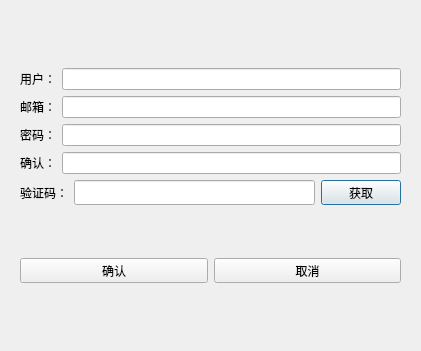
<?xml version="1.0" encoding="UTF-8"?>
<ui version="4.0">
 <class>RegisterDialog</class>
 <widget class="QDialog" name="RegisterDialog">
  <property name="geometry">
   <rect>
    <x>0</x>
    <y>0</y>
    <width>421</width>
    <height>351</height>
   </rect>
  </property>
  <property name="windowTitle">
   <string>Dialog</string>
  </property>
  <layout class="QVBoxLayout" name="verticalLayout_2">
   <item>
    <layout class="QVBoxLayout" name="verticalLayout">
     <item>
      <widget class="QStackedWidget" name="stackedWidget">
       <widget class="QWidget" name="page">
        <layout class="QVBoxLayout" name="verticalLayout_3">
         <item>
          <spacer name="verticalSpacer">
           <property name="orientation">
            <enum>Qt::Orientation::Vertical</enum>
           </property>
           <property name="sizeHint" stdset="0">
            <size>
             <width>20</width>
             <height>40</height>
            </size>
           </property>
          </spacer>
         </item>
         <item>
          <layout class="QHBoxLayout" name="horizontalLayout">
           <item>
            <widget class="QLabel" name="user_label">
             <property name="maximumSize">
              <size>
               <width>16777215</width>
               <height>25</height>
              </size>
             </property>
             <property name="text">
              <string>用户：</string>
             </property>
            </widget>
           </item>
           <item>
            <widget class="QLineEdit" name="user_edit">
             <property name="maximumSize">
              <size>
               <width>16777215</width>
               <height>25</height>
              </size>
             </property>
            </widget>
           </item>
          </layout>
         </item>
         <item>
          <layout class="QHBoxLayout" name="horizontalLayout_2">
           <item>
            <widget class="QLabel" name="email_label">
             <property name="maximumSize">
              <size>
               <width>16777215</width>
               <height>25</height>
              </size>
             </property>
             <property name="text">
              <string>邮箱：</string>
             </property>
            </widget>
           </item>
           <item>
            <widget class="QLineEdit" name="email_edit">
             <property name="maximumSize">
              <size>
               <width>16777215</width>
               <height>25</height>
              </size>
             </property>
            </widget>
           </item>
          </layout>
         </item>
         <item>
          <layout class="QHBoxLayout" name="horizontalLayout_3">
           <item>
            <widget class="QLabel" name="pass_label">
             <property name="maximumSize">
              <size>
               <width>16777215</width>
               <height>25</height>
              </size>
             </property>
             <property name="text">
              <string>密码：</string>
             </property>
            </widget>
           </item>
           <item>
            <widget class="QLineEdit" name="pass_edit">
             <property name="maximumSize">
              <size>
               <width>16777215</width>
               <height>25</height>
              </size>
             </property>
            </widget>
           </item>
          </layout>
         </item>
         <item>
          <layout class="QHBoxLayout" name="horizontalLayout_5">
           <item>
            <widget class="QLabel" name="label">
             <property name="maximumSize">
              <size>
               <width>16777215</width>
               <height>25</height>
              </size>
             </property>
             <property name="text">
              <string>确认：</string>
             </property>
            </widget>
           </item>
           <item>
            <widget class="QLineEdit" name="edit">
             <property name="maximumSize">
              <size>
               <width>16777215</width>
               <height>25</height>
              </size>
             </property>
            </widget>
           </item>
          </layout>
         </item>
         <item>
          <layout class="QHBoxLayout" name="horizontalLayout_6">
           <item>
            <widget class="QLabel" name="verify_label">
             <property name="maximumSize">
              <size>
               <width>16777215</width>
               <height>25</height>
              </size>
             </property>
             <property name="text">
              <string>验证码：</string>
             </property>
            </widget>
           </item>
           <item>
            <widget class="QLineEdit" name="verify_edit">
             <property name="maximumSize">
              <size>
               <width>16777215</width>
               <height>25</height>
              </size>
             </property>
            </widget>
           </item>
           <item>
            <widget class="QPushButton" name="get_code">
             <property name="maximumSize">
              <size>
               <width>16777215</width>
               <height>25</height>
              </size>
             </property>
             <property name="text">
              <string>获取</string>
             </property>
            </widget>
           </item>
          </layout>
         </item>
         <item>
          <spacer name="verticalSpacer_2">
           <property name="orientation">
            <enum>Qt::Orientation::Vertical</enum>
           </property>
           <property name="sizeHint" stdset="0">
            <size>
             <width>20</width>
             <height>40</height>
            </size>
           </property>
          </spacer>
         </item>
         <item>
          <layout class="QHBoxLayout" name="horizontalLayout_7">
           <item>
            <widget class="QPushButton" name="confirm_btn">
             <property name="maximumSize">
              <size>
               <width>16777215</width>
               <height>25</height>
              </size>
             </property>
             <property name="text">
              <string>确认</string>
             </property>
            </widget>
           </item>
           <item>
            <widget class="QPushButton" name="cancel_btn">
             <property name="maximumSize">
              <size>
               <width>16777215</width>
               <height>25</height>
              </size>
             </property>
             <property name="text">
              <string>取消</string>
             </property>
            </widget>
           </item>
          </layout>
         </item>
         <item>
          <spacer name="verticalSpacer_3">
           <property name="orientation">
            <enum>Qt::Orientation::Vertical</enum>
           </property>
           <property name="sizeHint" stdset="0">
            <size>
             <width>20</width>
             <height>40</height>
            </size>
           </property>
          </spacer>
         </item>
        </layout>
       </widget>
       <widget class="QWidget" name="page_2"/>
      </widget>
     </item>
    </layout>
   </item>
  </layout>
 </widget>
 <resources/>
 <connections/>
</ui>
